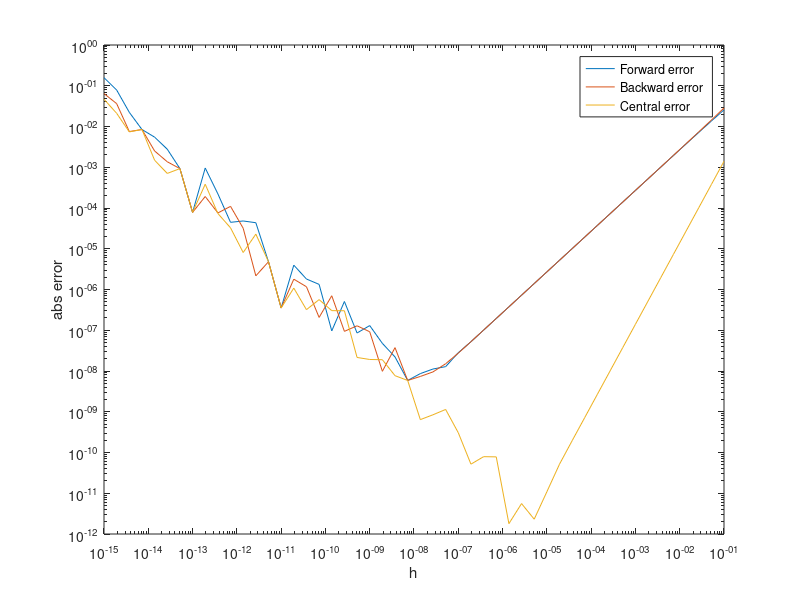

The MATLAB source for this figure:
clc;
clear;
close all;

f = @(x) cos(x);
f_actual = @(x) -sin(x);
x = 1;

function [val] = forward_method(f, x, h)
    val = (f(x+h) - f(x))/h;
end

function [val] = backward_method(f, x, h)
    val = (f(x) - f(x-h))/ h ;
end

function [val] = central_method(f, x, h)
    val = ( f(x+h) - f(x-h) ) / (2*h);
end


steps = 50;
hs = logspace(-15, -1, steps);

error_forward = zeros(1, steps);
error_backward = zeros(1, steps);
error_central = zeros(1, steps);

for i = 1:steps
    forwardVal  = forward_method(f, x, hs(i));
    backwardVal = backward_method(f, x, hs(i));
    centralVal = central_method(f, x, hs(i));

    error_forward(i)  = abs(forwardVal - f_actual(x));
    error_backward(i) = abs(backwardVal - f_actual(x));
    error_central(i)  = abs(centralVal - f_actual(x));
end

disp(error_forward)
disp(error_backward)
disp(error_central)

loglog(hs, error_forward, 'DisplayName', 'Forward error')
hold on
loglog(hs, error_backward, 'DisplayName', 'Backward error')
hold on
loglog(hs, error_central, 'DisplayName', 'Central error')



legend show;
xlabel('h');
ylabel('abs error');

